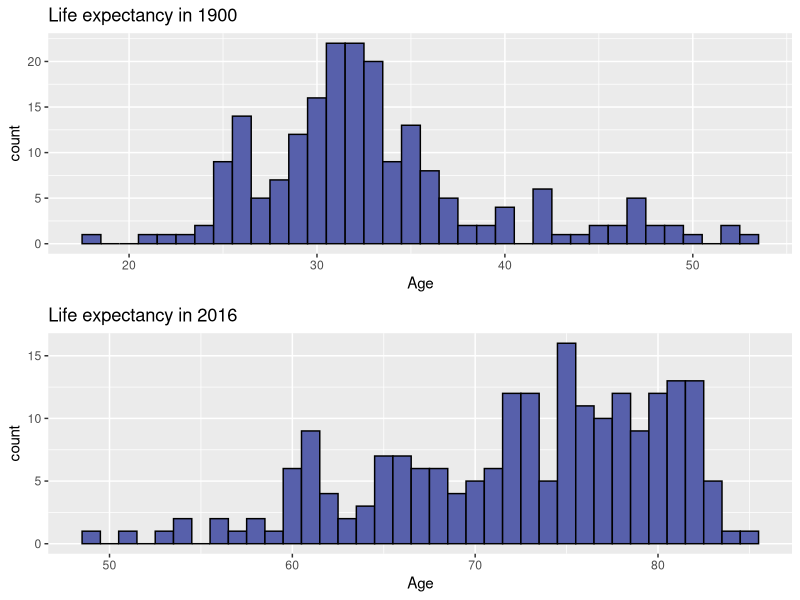
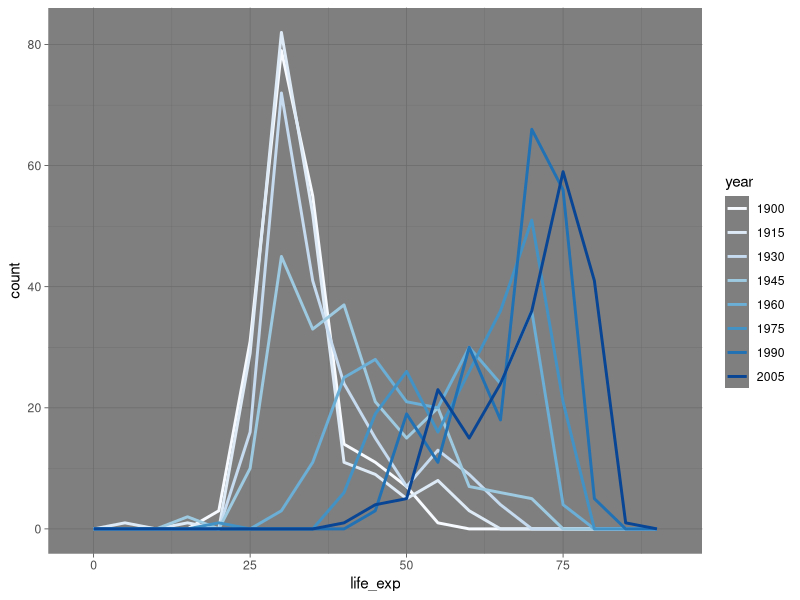
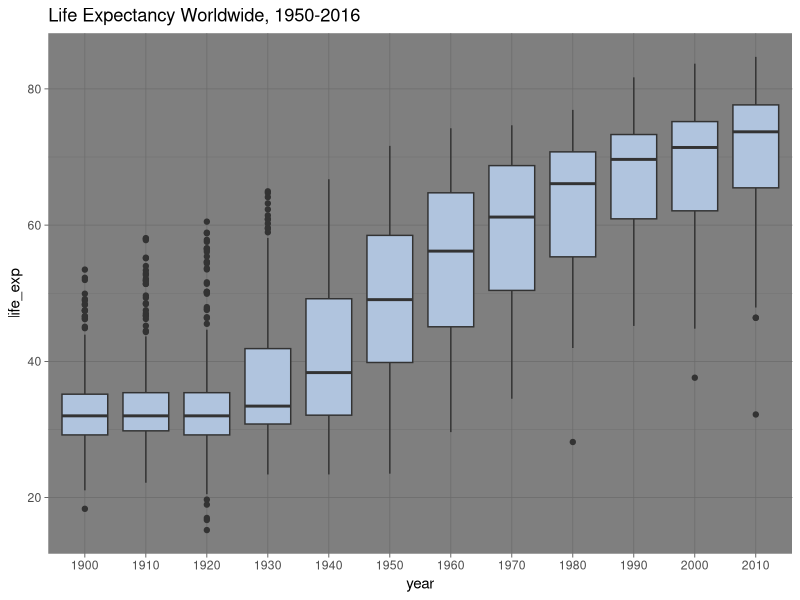

Recreate these plots in R, in order.
## ---- chunk 1
knitr::opts_chunk$set(echo = TRUE)
## ---- chunk 2
#Read in data
life_exp <- read.csv('life_expectancy_at_birth.csv')
colnames(life_exp)[1] <- "country"
life_exp[1:5, 1:5]
## ---- chunk 3
#install.packages("dplyr")
#install.packages("tidyr")
library(tidyr)
library(dplyr)

life_expectancy <- select(life_exp, country, num_range("X", 1900:2016))
dim(life_expectancy)
life_expectancy[1:5, 1:5]
## ---- chunk 4
summary(life_expectancy$X1900)
## ---- chunk 5
summary(life_expectancy$X2016)
## ---- chunk 6
#install.packages('gridExtra')
library(gridExtra)
install.packages("gglpot2")
library(ggplot2)

p1 <- ggplot(aes(x= X1900), data = life_expectancy) +
  geom_histogram(binwidth = 1, color=I('black'), fill=I('#5760AB')) +
  ggtitle("Life expectancy in 1900") +
  scale_x_continuous() +
  xlab("Age")

p2 <- ggplot(aes(x=X2016), data = life_expectancy) +
    geom_histogram(binwidth = 1, color=I('black'), fill=I('#5760AB')) +
  ggtitle("Life expectancy in 2016") +
  scale_x_continuous() +
  xlab("Age")

grid.arrange(p1, p2, ncol=1)

## ---- chunk 7
# Convert data to long format:
le_long <- gather(life_expectancy, key = year, value = life_exp, -country, convert = TRUE)
le_long$year <- as.factor(sub('X', '', le_long$year))

# Subset 15-year periods:
fifteen_y <- as.character(seq(1900, 2016, 15))
le_fifteen <- filter(le_long, year %in% fifteen_y)
## ---- chunk 8
ggplot(aes(x = life_exp), data = le_fifteen) +
    theme_dark() +
    geom_freqpoly(aes(color = year), binwidth = 5, size = 1) +
    scale_color_brewer(type = 'seq', palette = 'Blues')
## ---- chunk 9
ten_y <- as.character(seq(1900, 2016, 10))
le_ten <- filter(le_long, year %in% ten_y)
ggplot(aes(x = year, y = life_exp), data = le_ten) +
    theme_dark() +
    geom_boxplot(fill = "lightsteelblue") + 
    ggtitle("Life Expectancy Worldwide, 1950-2016")
